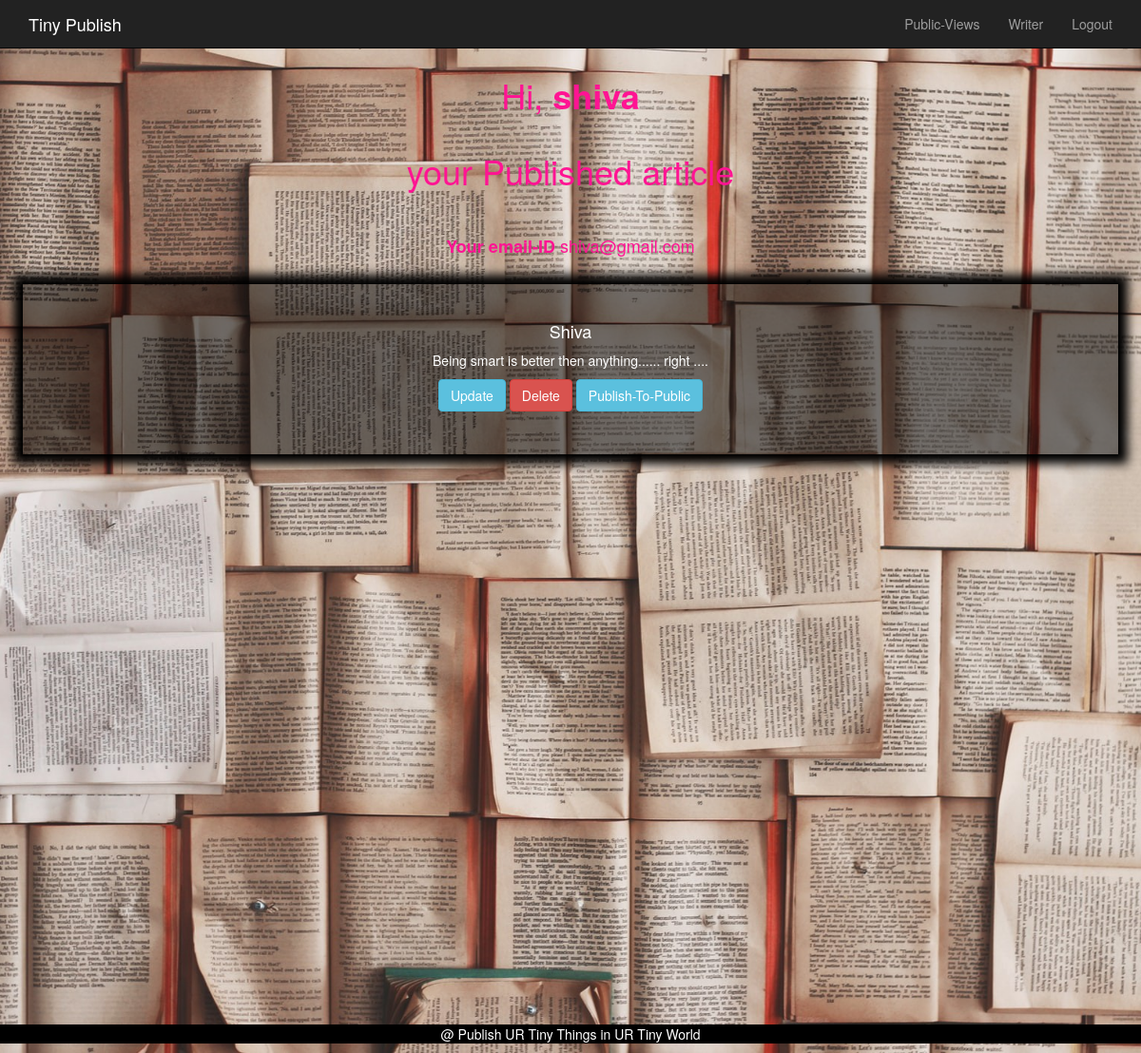
Page /yourview1.php (signed in) on the committed database.
### tables this page shows
CREATE TABLE `userdetail` (
  `uid` int(11) NOT NULL,
  `username` varchar(20) NOT NULL,
  `useremail` varchar(30) NOT NULL,
  `title` varchar(50) NOT NULL,
  `test` varchar(800) NOT NULL
);

### yourview1.php (the view, shortened to what this page needs)
<?php
require_once "config.php";
?>
<!DOCTYPE html>
<html lang="en">
<head>
    <link href="bootstrap-3.3.7/dist/css/bootstrap.css" rel="stylesheet">
</head>
<body>
<div class="navbar navbar-inverse navbar-fixed-top">
            <div class="container">
                <div class="navbar-header">
                    <a class="navbar-brand" href="" style="color:white;">Tiny Publish</a>
                </div>
                <div class="collapse navbar-collapse" id="myNavbar">
                    <ul class="nav navbar-nav navbar-right">
                    <li><a href="public.php">Public-Views</a></li>
                    <li><a href="welcome.php">Writer</a></li>
                    <li><a href="logout.php"> Logout</a></li>
                    </ul>
                </div>
            </div>
     </div>
<br><br><br>
<center>
<h1 style="color:DeepPink;">Hi, <b><?php echo htmlspecialchars($_SESSION["username"]); ?></b><br><br>your Published article</br><br></h1>
<h4 style="color:DeepPink;"><label for="">Your email-ID</label> <?php echo htmlspecialchars($_SESSION["email"]); $email=$_SESSION["email"];?> </h4>
</center>
<?php
            $sql="SELECT uid,useremail, title, test FROM userdetail u WHERE u.useremail = '$email'";
            $query=mysqli_query($link,$sql);
            while($res=mysqli_fetch_array($query)){
?>
<div class="form">
<h4 style="color:white; text-align:center;"><?php echo $res['title']; ?></h4>
<p style="color:white;text-align:center;"><?php echo $res['test']; ?> </p>
<center>
<div class="form-group">
    <a href="userupdate.php?id=<?php echo $res['uid'];?>" class="btn btn-info" role="button">Update</a>
    <a href="userdelete.php?id=<?php echo $res['uid'];?>" class="btn btn-danger" role="button">Delete</a>
    <a href="publish.php?id=<?php echo $res['uid'];?>" class="btn btn-info" role="button">Publish-To-Public</a>
</div>
</center>
</div>
<?php
        }
?>
<div class="footer">
  <p style=" color:white;">@ Publish UR Tiny Things in UR Tiny World</p>
</div>
</body>
</html>

### yourview1.php (style rules this page uses)
body { background: url("backbaby.jpeg") no-repeat center center fixed; -webkit-background-size:cover; -moz-background-size:cover; -o-background-size:cover; background-size: cover; }
.form { width: auto; background: rgba(0,0,0,0.5); margin: 2% ; padding: 30px 0; color:white; box-shadow: 0 0 10px 10px rgba(0,0,0); }
.footer { margin-top:50%; left: 0; bottom: 0; width: 100%; background-color: black; color: white; text-align: center; }

### rows in the picture
userdetail: title "Shiva", test "Being smart is better then anything...... right ...."

### other values in the picture
$_SESSION["username"] "shiva"
$_SESSION["email"] "shiva@gmail.com"
